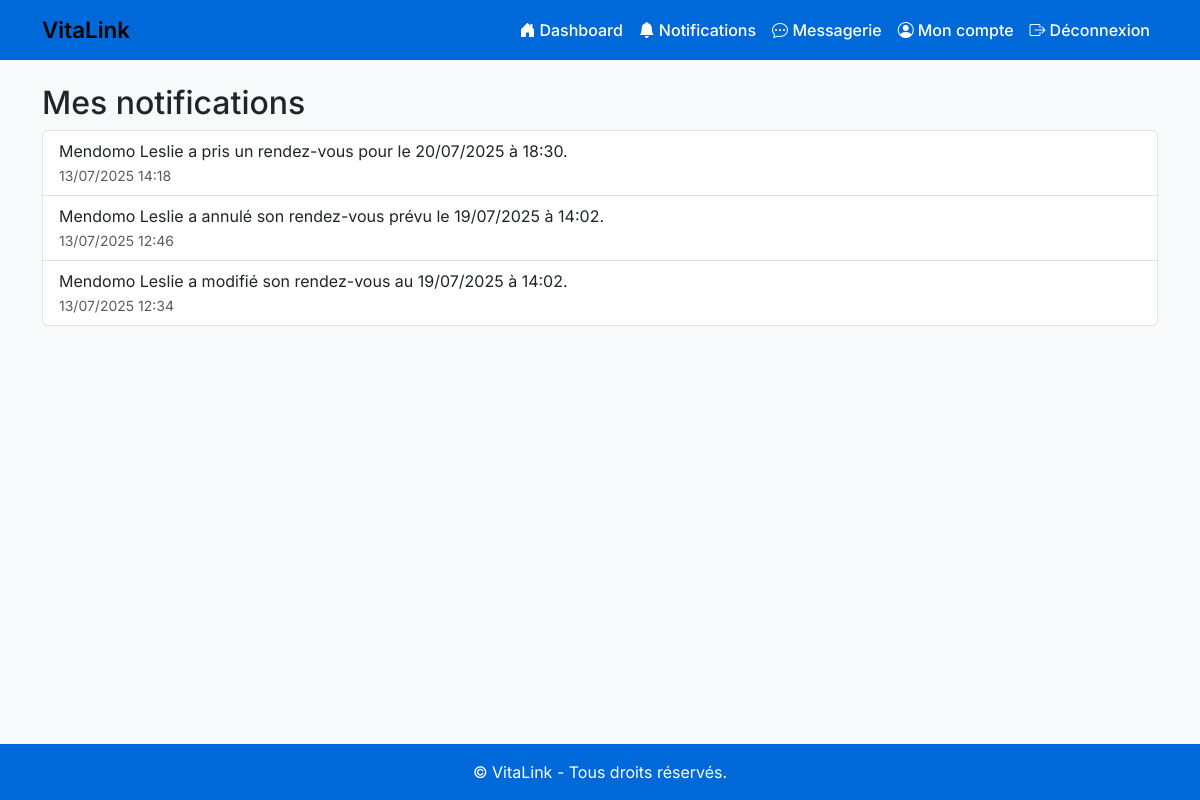
The page /notifications/ (signed in) on the database as committed earlier.
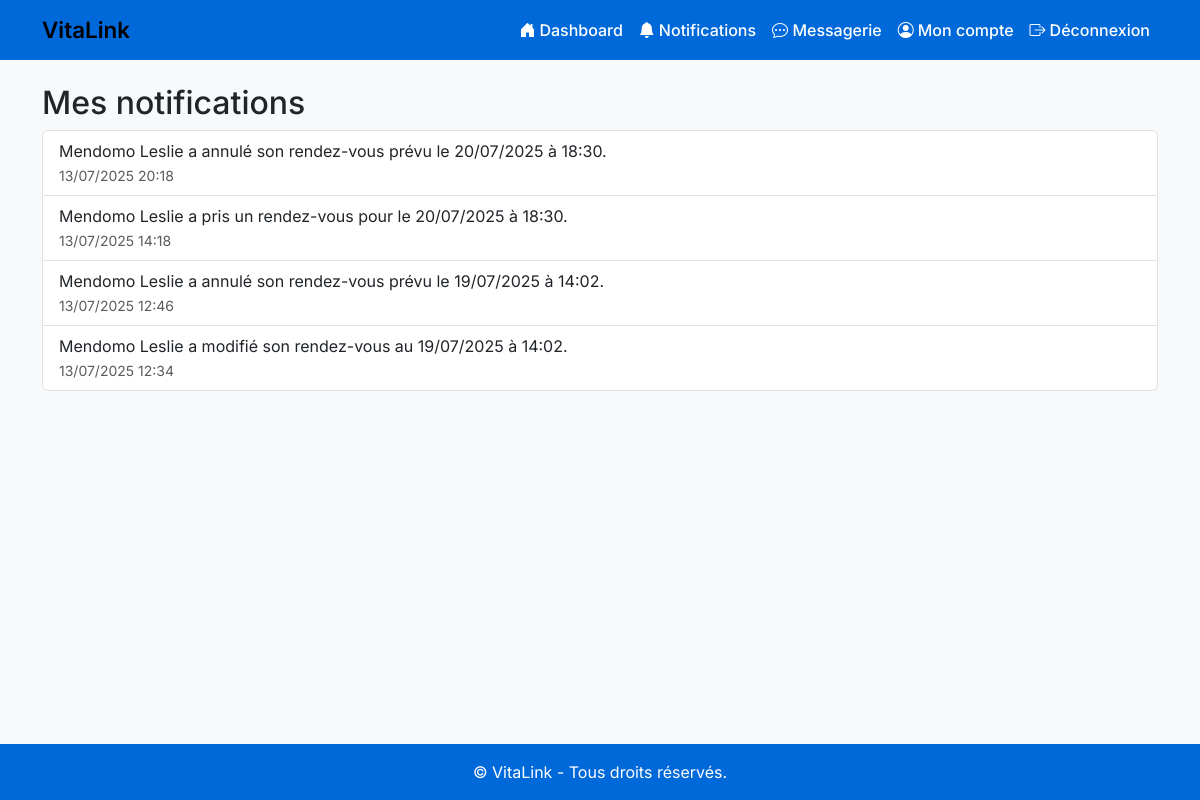
The same page on the database as committed later.
### consultations/models.py (models this page shows)
class Notification(models.Model):
    destinataire = models.ForeignKey(CustomUser, on_delete=models.CASCADE, related_name='notifications')
    message = models.TextField()
    date = models.DateTimeField(auto_now_add=True)
    lu = models.BooleanField(default=False)

### consultations/views.py (the view)
# urls.py: path('notifications/', notifications_view, name='notifications'),
@login_required
def notifications_view(request):
    notifications = Notification.objects.filter(destinataire=request.user).order_by('-date')
    notifications.filter(lu=False).update(lu=True)
    nb_notifications_non_lues = Notification.objects.filter(destinataire=request.user, lu=False).count()
    return render(request, 'consultations/notifications.html', {
        'notifications': notifications,
        'nb_notifications_non_lues': nb_notifications_non_lues
    })

### accounts/context_processors.py (called while the page is built)
def profil_incomplet_notification(request):
    if not request.user.is_authenticated:
        return {}
    user = request.user
    now = timezone.now()
    if user.date_created + timedelta(hours=24) > now:
        return {}
    if user.role == 'patient' and not hasattr(user, 'patientprofile'):
        return {'show_profil_notification': True, 'profil_url': 'completer_profil_patient'}
    if user.role == 'medecin' and not hasattr(user, 'doctorprofile'):
        return {'show_profil_notification': True, 'profil_url': 'completer_profil_medecin'}
    return {}

### templates/consultations/notifications.html (shortened to what this page needs)
{% extends "base.html" %}
{% block content %}
<h2>Mes notifications</h2>
<ul class="list-group">
    {% for notif in notifications %}
        <li class="list-group-item {% if not notif.lu %}fw-bold{% endif %}">
            {{ notif.message }} <br>
            <small class="text-muted">{{ notif.date|date:"d/m/Y H:i" }}</small>
        </li>
    {% empty %}
        <li class="list-group-item">Aucune notification.</li>
    {% endfor %}
</ul>
{% endblock %}

Rows that differ between the two databases and show on the page:
added Notification: message "Mendomo Leslie a annulé son rendez-vous prévu le 20/07/2025 à 18:30.", date "13/07/2025 20:18"
